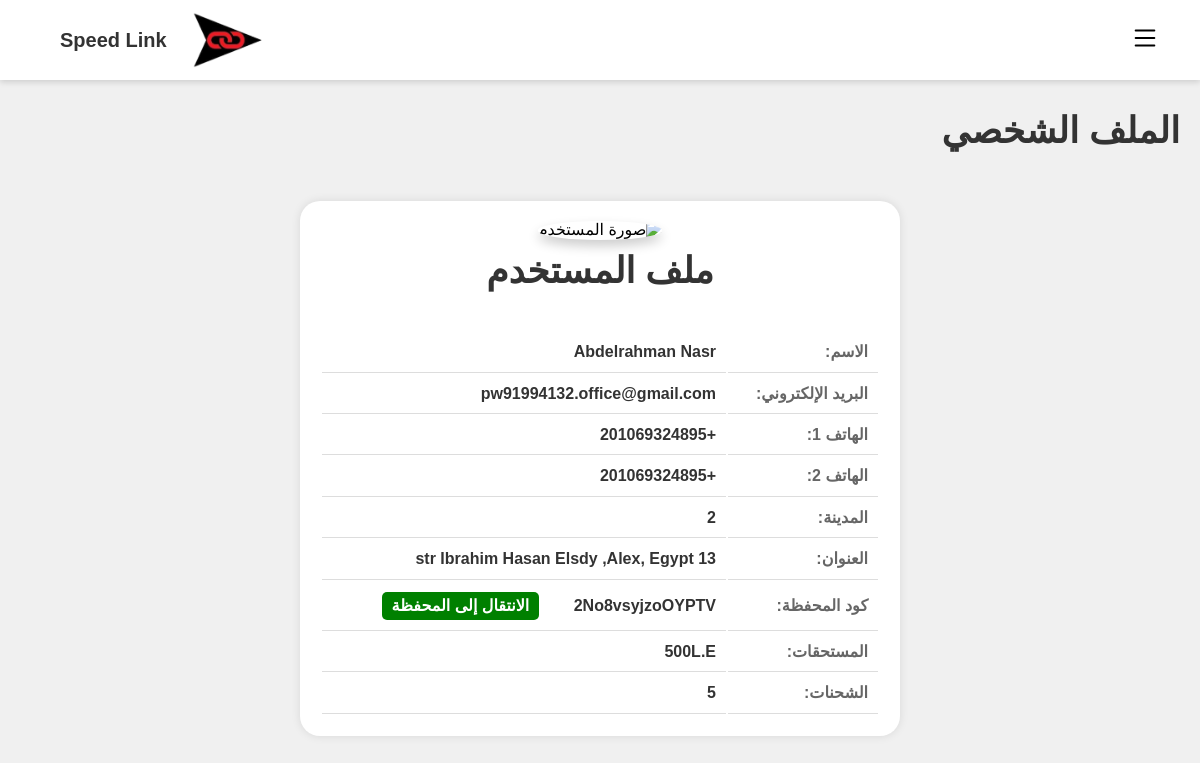
Page /profile (signed in) on the earlier database version.
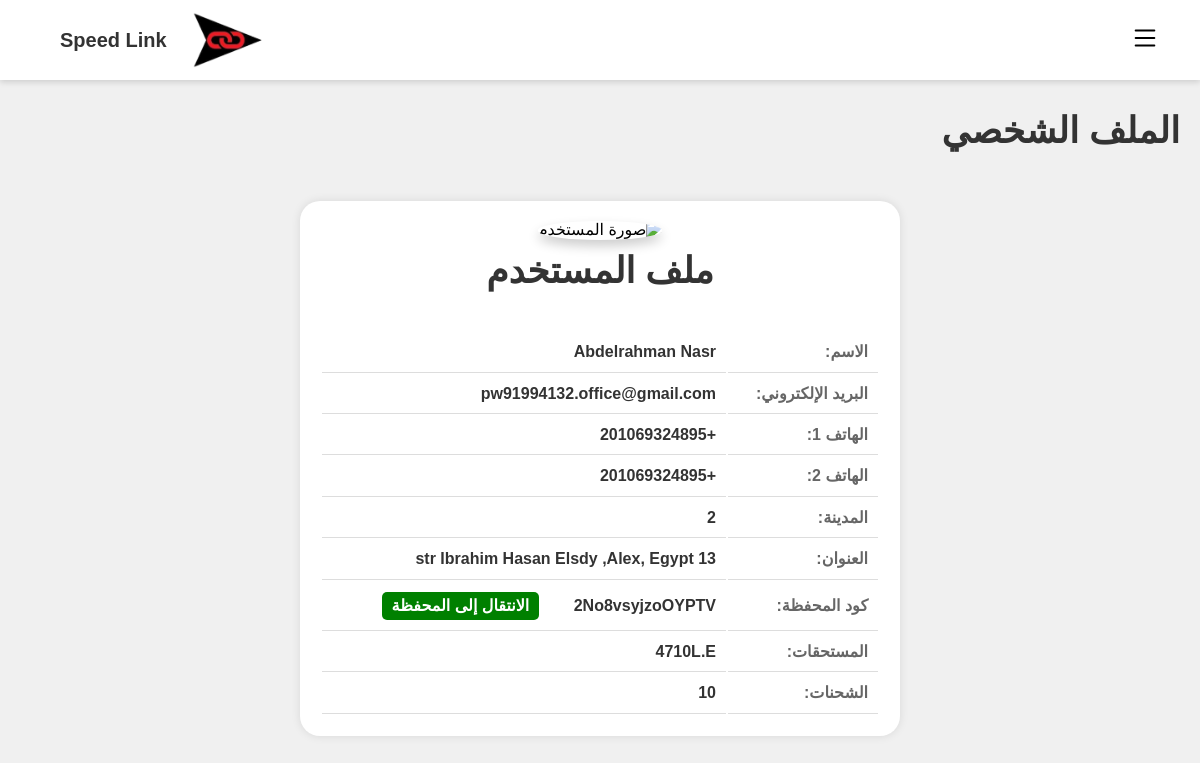
Same page on the later database version.
### app.py (models this page shows)
class Shippers(db.Model):
    id = db.Column(db.Integer, primary_key=True)
    email = db.Column(db.String(100), unique=True)
    username = db.Column(db.String(100), unique=True)
    password = db.Column(db.String(100))
    name = db.Column(db.String(100))
    phone1 = db.Column(db.String(11))
    phone2 = db.Column(db.String(11))
    city = db.Column(db.String(15))
    address = db.Column(db.String(300))
    wallet_code = db.Column(db.String(15), unique=True)
    dues = db.Column(db.Integer)
    shipments = db.Column(db.Integer)

### app.py (the view)
@app.route('/profile')
def profile():
    username = session['username']
    shippers = Shippers.query.filter_by(username=username).first()
    return render_template('profile.html', info=shippers, paget='الملف الشخصي')

### templates/profile.html (shortened to what this page needs)
{% extends 'base.html' %} {% block content %}
    <div class="profile-container">
        <div class="profile-header">
            <img src="https://upload.wikimedia.org/wikipedia/commons/thumb/5/59/User-avatar.svg/2048px-User-avatar.svg.png" alt="صورة المستخدم" class="user-avatar">
            <h1>ملف المستخدم</h1>
        </div>
        <div class="profile-details">
            <table>
                <tr>
                    <td class="label">الاسم:</td>
                    <td>{{ info.name }}</td>
                </tr>
                <tr>
                    <td class="label">البريد الإلكتروني:</td>
                    <td>{{ info.email }}</td>
                </tr>
                <tr>
                    <td class="label">الهاتف 1:</td>
                    <td>{{ info.phone1 }}</td>
                </tr>
                <tr>
                    <td class="label">الهاتف 2:</td>
                    <td>{{ info.phone2 }}</td>
                </tr>
                <tr>
                    <td class="label">المدينة:</td>
                    <td>{{ info.city }}</td>
                </tr>
                <tr>
                    <td class="label">العنوان:</td>
                    <td>{{ info.address }}</td>
                </tr>
                <tr>
                    <td class="label">كود المحفظة:</td>
                    <td>
                        <a href="/viwewallets/{{ info.wallet_code }}" class="wallet-button">الانتقال إلى المحفظة</a>
                    </td>
                </tr>
                <tr>
                    <td class="label">المستحقات:</td>
                    <td>{{ info.dues }}L.E</td>
                </tr>
                <tr>
                    <td class="label">الشحنات:</td>
                    <td>{{ info.shipments }}</td>
                </tr>
            </table>
        </div>
    </div>
    {% endblock %}

Differences in the rows shown:
changed Shippers "Abdelrahman Nasr": dues "500" → "4710"; shipments "5" → "10"
